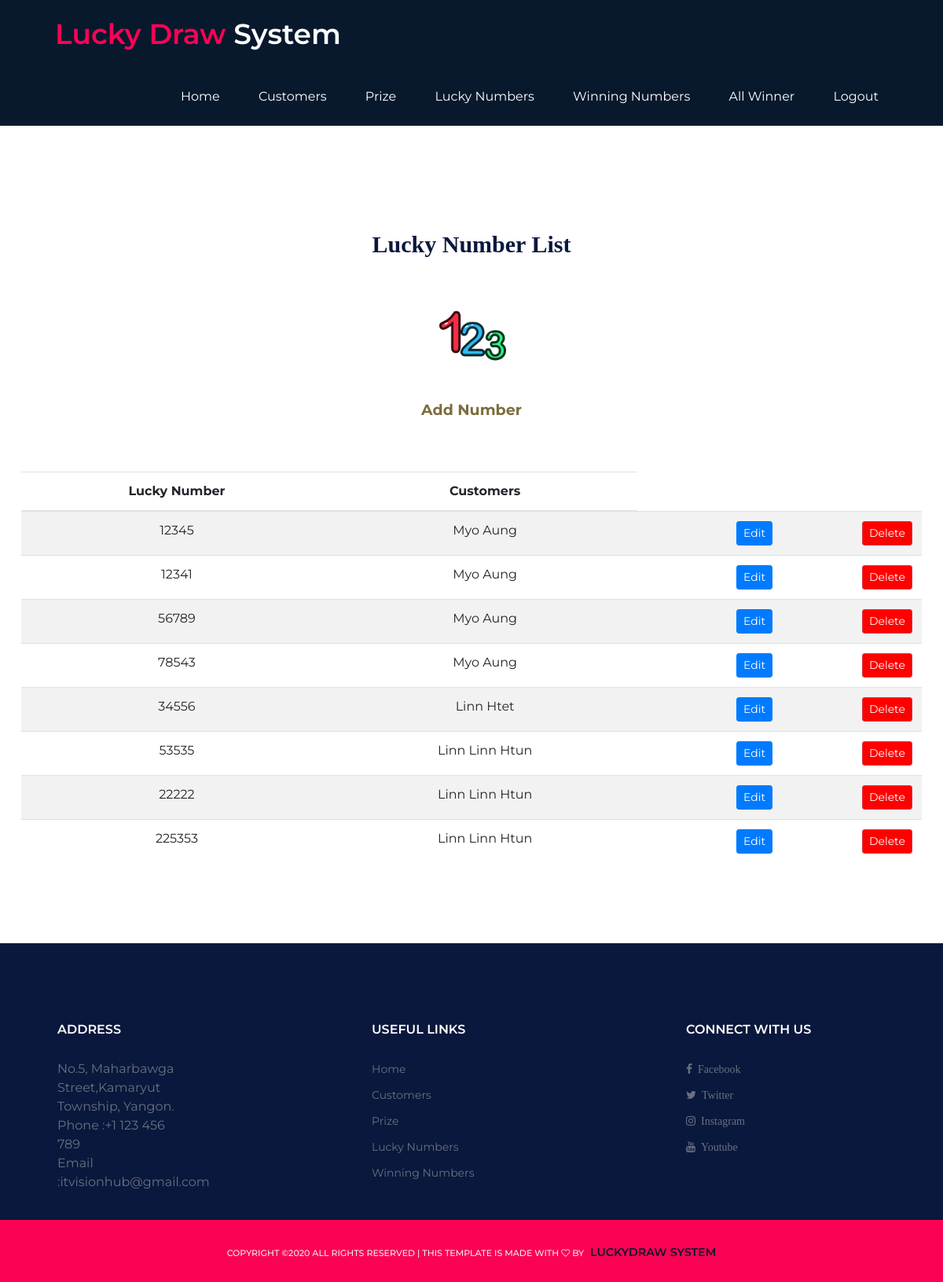
/luckynumber_list.php (signed in), run on the app's committed database.
### tables this page shows
CREATE TABLE `lucky_numbers` (
  `id` int(11) NOT NULL,
  `lucky_number` int(11) NOT NULL,
  `customer_id` int(11) NOT NULL
);

CREATE TABLE `customers` (
  `id` int(11) NOT NULL,
  `name` varchar(255) NOT NULL,
  `email` varchar(255) NOT NULL,
  `ph_no` varchar(255) NOT NULL,
  `profile_image` varchar(255) NOT NULL,
  `remark` varchar(255) NOT NULL,
  `pass` varchar(255) NOT NULL,
  `created_date` datetime DEFAULT NULL,
  `updated_date` datetime DEFAULT NULL
);

### inc/functions.php (called while the page is built, shortened)
<?php
function get_luckynumber_list(){
    include 'inc/connection.php';
    try{
        $sql = 'SELECT lucky_numbers.id,lucky_numbers.lucky_number,customers.name as customer_name FROM lucky_numbers INNER JOIN customers ON lucky_numbers.customer_id = customers.id';
        $stmt = $conn->query($sql);
        $stmt->execute();
        $result = $stmt->fetchAll(PDO::FETCH_ASSOC);
        return $result;
    }
    catch(Exception $e){
        echo "Error!:" . $e->getMessage() . "</br>";
        return array();
    }
}
?>

### luckynumber_list.php (the view, shortened to what this page needs)
<?php
$auth = isset($_SESSION['auth']);
if($auth) {
include "inc/header.php";
include "inc/functions.php";
?>
<section class="main_section">
    <div class="container">
        <div class="row hero-section">
            <div class="col-md-12 text-center fix">
                <h3 class="add-project mb-4">Lucky Number List</h3>
                <a href="lucky_number.php" class="action_link">
                    <div class="action_icon">
                    <img src="img/iconfinder_number_123_1_1553071.png" alt="project list icon" class="img-fluid mb-2">
                       Add Number
                    </div>
                </a>
                <table class="table table-striped">
                    <thead>
                        <tr>
                        <th scope="col">Lucky Number</th>
                        <th scope="col">Customers</th>
                        </tr>
                    </thead>
                    <tbody>
                        <?php
                        foreach (get_luckynumber_list() as $item) {
                            echo "<tr>";
                            echo "<td>". $item['lucky_number']. "</td>";
                            echo "<td>". $item['customer_name']. "</td>";
                            echo "<td><a class='btn btn-primary btn-sm' href='lucky_number.php?id=" . $item['id'] . "'>Edit</a>";
                            echo "<form method='post' action='luckynumber_list.php' class='d-inline float-right' onsubmit=\"return confirm('Are you sure you want to delete this project?');\">";
                            echo "<input type='submit' class='btn btn-danger btn-sm' value='Delete'>";
                            echo "</form>";
                            echo "</td>";
                            echo "</tr>";
                        }
                    ?>
                    </tbody>
    </table>
            </div>
        </div>
    </div>
</section>
<?php
}
else {
    header('location:login-form.php');
}
include "inc/footer.php";
?>

### inc/header.php (shortened to what this page needs)
<?php
$auth = isset ($_SESSION['auth']);
?>
<!DOCTYPE html>
<html>
<head><meta http-equiv="Content-Type" content="text/html; charset=utf-8">
	<link rel="stylesheet" href="https://cdn.datatables.net/1.10.20/css/jquery.dataTables.min.css">
	<link rel="stylesheet" href="css/bootstrap.min.css"/>
	<link rel="stylesheet" href="css/font-awesome.min.css"/>
	<link rel="stylesheet" href="css/owl.carousel.min.css"/>
	<link rel="stylesheet" href="css/slicknav.min.css"/>
  <link rel="stylesheet" href="css/style.css"/>
  <link rel="stylesheet" href="css/responsive.css"/>
</head>
<body>
	<header class="header-section clearfix">
		<a href="index.php" class="site-logo">
			<h2><span class="lk">Lucky Draw</span> <span class="sy">System</span></h2>
		</a>
		<ul class="main-menu">
			<?php if($auth) { ?>
			<li><a href="index.php">Home</a></li>
			<li><a href="customer_list.php">Customers</a></li>
			<li><a href="prize_list.php">Prize</a></li>
			<li><a href="luckynumber_list.php">Lucky Numbers</a></li>
			<li><a href="customer_prize.php">Winning Numbers</a></li>
			<li><a href="all_customer_prizes.php">All Winner</a></li>
			<li><a href="logout.php">Logout</a></li>
			<?php
 				} else { ?>
			  <li><a href="login-form.php">Login</a></li>
			  <?php }  ?>
		</ul>
	</header>

### inc/footer.php (shortened to what this page needs)
<footer class="footer-section">
	<div class="customContainer">
		<div class="row">
			<div class="col-xl-4 col-lg-4 order-lg-2 custom-left">
				<div class="row">
					<div class="col-sm-4">
						<div class="footer-widget">
							<h2>Address</h2>
							<address>
							No.5, Maharbawga Street,Kamaryut Township, Yangon. 	<br>
							Phone :+1 123 456 789 <br>
							Email :itvisionhub@gmail.com <br>
							</address>
						</div>
					</div>
				</div>
			</div>
			<div class="col-xl-4 col-lg-4 order-lg-2 custom-left">
				<div class="row">
					<div class="col-sm-4">
						<div class="footer-widget">
							<h2>Useful Links</h2>
							<ul class="useful">
								<li><a href="index.php">Home</a></li>
								<li><a href="customer_list.php">Customers</a></li>
								<li><a href="prize_list.php">Prize</a></li>
								<li><a href="luckynumber_list.php">Lucky Numbers</a></li>
								<li><a href="customer_prize.php">Winning Numbers</a></li>
							</ul>
						</div>
					</div>
				</div>
			</div>
			<div class="col-xl-4 col-lg-4 order-lg-2 custom-left">
				<div class="row">
					<div class="col-sm-4">
						<div class="footer-widget">
							<h2 class="connect">Connect With Us</h2>
							<ul class="useful">
								<li><a href=""> <i class= "fa fa-facebook">&nbsp;&nbsp;Facebook</i></a></li>
								<li><a href=""><i class= "fa fa-twitter">&nbsp;&nbsp;Twitter</i></a></li>
								<li><a href=""><i class= "fa fa-instagram">&nbsp;&nbsp;Instagram </i></a></li>
								<li><a href=""><i class= "fa fa-youtube">&nbsp;&nbsp;Youtube</i></a></li>
							</ul>
						</div>
					</div>
				</div>
			</div>
	</div>
		</footer>
		<div class="copyright">
			Copyright &copy;<script>document.write(new Date().getFullYear());</script> All rights reserved | This template is made with <i class="fa fa-heart-o" aria-hidden="true"></i> by <span class="footer-logo"><a href="http://luckydrawphp.itbankus.com/" target="_blank">LuckyDraw System</a> </span>
		</div>
</body>
</html>

### css/style.css (style rules this page uses)
html, body { height: 100%; font-family: "Montserrat", sans-serif; -webkit-font-smoothing: antialiased; font-smoothing: antialiased; }
h1, h2, h3, h4, h5, h6 { margin: 0; color: #0a183d; font-weight: 600; line-height: 1; }
h2 { font-size: 36px; }
h3 { font-size: 30px; }
img { max-width: 100%; }
ul, ol { padding: 0; margin: 0; }
.text-white h1, .text-white h2, .text-white h3, .text-white h4, .text-white h5, .text-white h6, .text-white p, .text-white span, .text-white li, .text-white a, { color: #fff; }
.header-section { padding-left: 55px; padding-right: 72px; background: #08192d; position: fixed; width: 100%; z-index: 2; }
.site-logo { display: inline-block; padding: 0; padding: 25px 15px; }
.main-menu { list-style: none; float: right; }
.main-menu li { display: inline-block; position: relative; }
.main-menu li a { display: block; font-size: 16px; color: #ffffff; padding: 25px 10px; }
.main-menu li:first-child a { margin-left: 0; }
.hero-section { padding-top: 86px; overflow: hidden; }
.footer-section { background: #0a183d; padding: 100px 0 20px; }
.footer-widget { width: 150px; padding-top: 2px; }
.footer-widget h2 { font-size: 16px; color: #fff; text-transform: uppercase; margin-bottom: 30px; }
.footer-widget ul { list-style: none; }
.footer-widget ul li a { display: inline-block; color: #6a7080; font-size: 14px; margin-bottom: 10px; }
.copyright { text-align: center; font-size: 11px; text-transform: uppercase; font-weight: 500; color: #ebedf5; padding: 31px 0 27px; background: #fc0254; }
h3 { font-family: "Times New Roman", Times, serif; }
.mb-4 { margin-top: 30px; }
.btn-danger { background: red !important; }
.action_icon { width: 150px; height: 150px; border-radius: 50%; margin: 0 auto; }
.action_link { text-decoration: none !important; font-size: 19px; font-weight: bold; color: #7c6d3d !important; }
.action_icon img { width: 100%; padding: 28px; }
.table { margin-top: 100px; }
address { color: #6a7080; }
.lk { color: #fc0254; }
.sy { color: #fff; }
.custom-left { padding-left: 58px; }
.connect { width: 161px; }
.footer-logo > a { color: #08192d; font-size: 1.3em; font-weight: 600; padding-left: 5px; }

### css/responsive.css (style rules this page uses)
@media (min-width: 1200px) { .container { max-width: 1176px; padding: 120px 0 86px; } }
@media only screen and (min-width: 1200px) and (max-width: 1360px) { .main-menu li a { margin-left: 25px; } }
@media only screen and (min-width: 992px) and (max-width: 1340px) { .fix { padding-top: 60px !important; } }

### data on the page
lucky_numbers: lucky_number "12345", customer.name "Myo Aung"
lucky_numbers: lucky_number "12341", customer.name "Myo Aung"
lucky_numbers: lucky_number "56789", customer.name "Myo Aung"
lucky_numbers: lucky_number "78543", customer.name "Myo Aung"
lucky_numbers: lucky_number "34556", customer.name "Linn Htet"
lucky_numbers: lucky_number "53535", customer.name "Linn Linn Htun"
lucky_numbers: lucky_number "22222", customer.name "Linn Linn Htun"
lucky_numbers: lucky_number "225353", customer.name "Linn Linn Htun"
